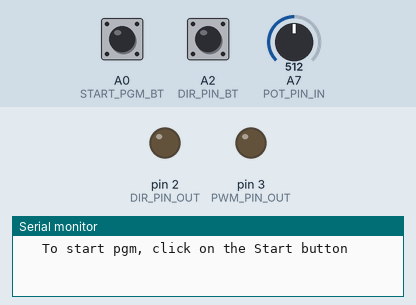
Bench run of a sketch on a simulated Arduino Nano, built with avr-gcc and run on an emulated ATmega328P. Parts: output pins drawn as LEDs (lit = HIGH), the last lines printed to the serial monitor. Inputs (shaded band) come from the test bench; at power-on: A0 (START_PGM_BT) HIGH, A7 (POT_PIN_IN) = 512, A2 (DIR_PIN_BT) HIGH.

Above: at 0.8 s.
0.9 s: A0 (START_PGM_BT) pulled LOW for 0.15 s
At 2.4 s:
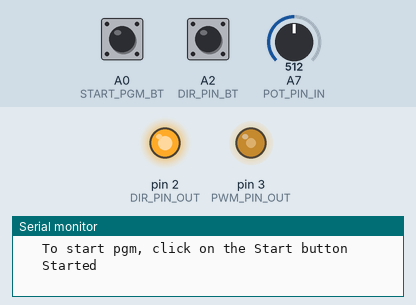
2.8 s: A7 (POT_PIN_IN) set to 716
At 3.5 s:
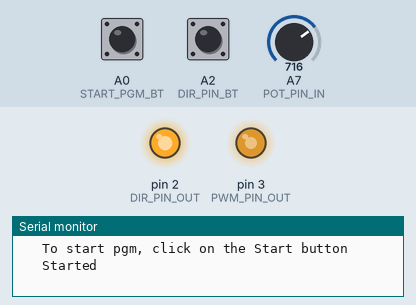
4.3 s: A2 (DIR_PIN_BT) pulled LOW for 0.15 s
At 4.37 s:
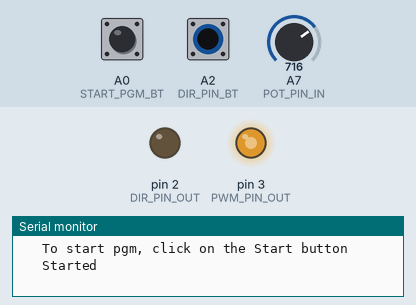
5.9 s: A7 (POT_PIN_IN) set to 900
At 7.1 s:
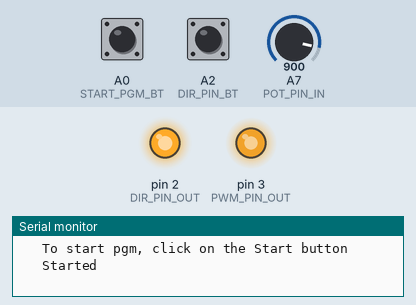
7.4 s: A2 (DIR_PIN_BT) pulled LOW for 1 s
At 8.2 s:
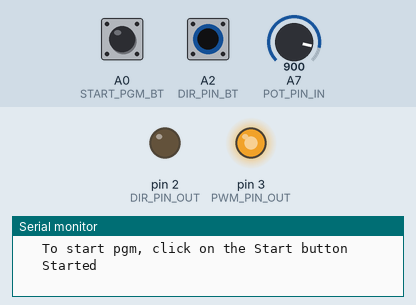
9.9 s: A7 (POT_PIN_IN) set to 122
At 11.3 s:
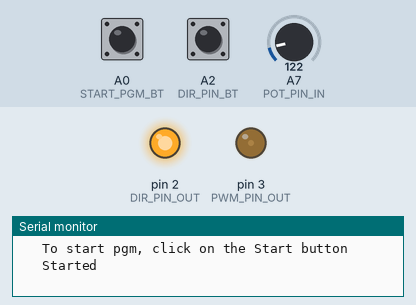
Timing chart, 0 to 12.4 s (numbered marks = the images above; inputs shaded):
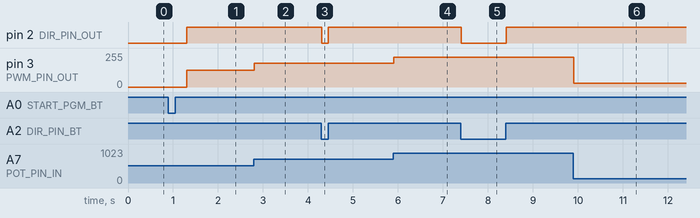

The sketch:

HBM-LPF-PotControl.ino
```cpp
// HBM-LPF- HoverBoard LowPass Filter and Potentiometer Control with ZS-X11H controller - 08/10/2022

const int START_PGM_BT = A0;          // Start pgm button
const int PWM_PIN_OUT = 3;            // 490Hz PWM Output
const int POT_PIN_IN = A7;            // Analog potentiomer input
const int DIR_PIN_BT = A2;            // Direction button
const int DIR_PIN_OUT = 2;            // Direction Output

void setup() {
  Serial.begin(9600);
  pinMode(START_PGM_BT,INPUT_PULLUP);
  pinMode(DIR_PIN_BT,INPUT_PULLUP);
  pinMode(DIR_PIN_OUT, OUTPUT);
  pinMode(PWM_PIN_OUT, OUTPUT);
  Serial.print("\n\t To start pgm, click on the Start button");  while(digitalRead(START_PGM_BT));  delay(400);  Serial.print("\n\t Started");
}

void loop() {
  int potValue = analogRead(POT_PIN_IN);                // read the potentiometer value
  int PWM = map(potValue,0,1023,0,255);                 // convert potentiometer value to PWM value
  analogWrite(PWM_PIN_OUT, PWM);                        // write PWM value to output with LowPass Filter
  digitalWrite(DIR_PIN_OUT, digitalRead(DIR_PIN_BT));   // change direction when button actived
}
```

Measured:
- after the input at 0.9 s, pin 2 (DIR_PIN_OUT): LOW → HIGH after 0.40 s; pin 3 (PWM_PIN_OUT): 0/255 → 127/255 after 0.40 s
- after the input at 2.8 s, pin 3 (PWM_PIN_OUT): 127/255 → 178/255 at once
- after the input at 4.3 s, pin 2 (DIR_PIN_OUT): HIGH → LOW at once, → HIGH 0.15 s later
- after the input at 5.9 s, pin 3 (PWM_PIN_OUT): 178/255 → 224/255 at once
- after the input at 7.4 s, pin 2 (DIR_PIN_OUT): HIGH → LOW at once, → HIGH 1.0 s later
- after the input at 9.9 s, pin 3 (PWM_PIN_OUT): 224/255 → 30/255 at once
